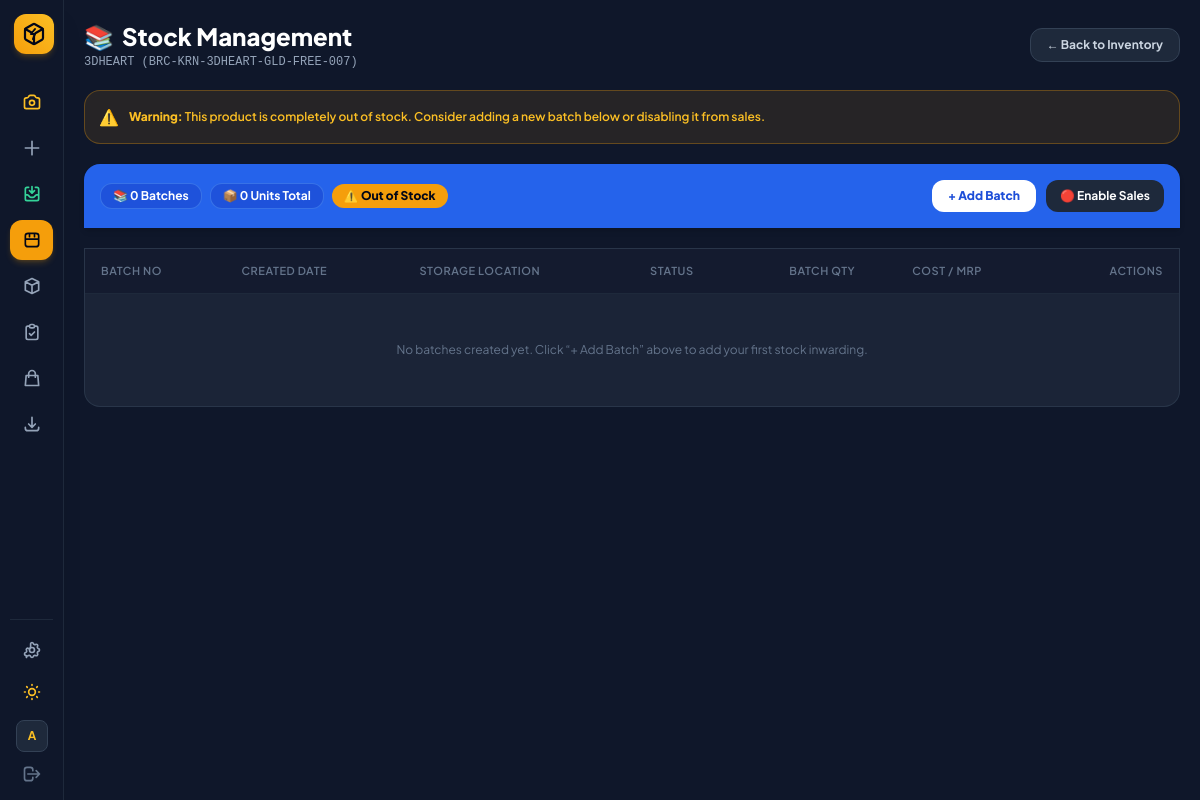
Page /products/7/batches/ (signed in) on the committed database.
### sku_manager/models.py (models this page shows, shortened)
class JewelrySKU(models.Model):
    CATEGORY_CHOICES = [
        ('APP', 'APP - Apparel / Clothing'),
        ('ACC', 'ACC - Accessories'),
        ('ELC', 'ELC - Electronics / Gadgets'),
        ('FTW', 'FTW - Footwear'),
        ('HOM', 'HOM - Home & Living'),
        ('BEA', 'BEA - Beauty & Care'),
        ('NCK', 'NCK - Necklace / Chain'),
        ('BGL', 'BGL - Bangles / Kada'),
        ('GEN', 'GEN - General Goods'),
    ]
    COLOR_CHOICES = [
        ('BLK', 'BLK - Black'),
        ('WHT', 'WHT - White'),
        ('BLU', 'BLU - Blue'),
        ('RED', 'RED - Red'),
        ('GRN', 'GRN - Green'),
        ('GLD', 'GLD - Gold'),
        ('SLV', 'SLV - Silver'),
        ('BRN', 'BRN - Brown'),
        ('MTC', 'MTC - Multi-Color'),
    ]
    category = models.CharField(max_length=10, choices=CATEGORY_CHOICES, default='GEN')
    style = models.CharField(max_length=20, default='STD')
    name = models.CharField(max_length=50, default='ITEM')
    color = models.CharField(max_length=20, choices=COLOR_CHOICES, default='BLK')
    size = models.CharField(max_length=20, default='FREE')
    number = models.CharField(max_length=10, default='001')
    sku = models.CharField(max_length=100, unique=True, editable=False)
    image = models.ImageField(upload_to='products/', null=True, blank=True)
    is_listed = models.BooleanField(default=True)
    batch_no = models.CharField(max_length=50, blank=True, default='')
    stock = models.PositiveIntegerField(default=0)
    storage_box = models.ForeignKey(StorageBox, on_delete=models.SET_NULL, null=True, blank=True, related_name='skus')
    section_name = models.CharField(max_length=50, blank=True, default='Main Section')
    purchase_price = models.DecimalField(max_digits=10, decimal_places=2, default=0.00)
    selling_price = models.DecimalField(max_digits=10, decimal_places=2, default=0.00)
    created_at = models.DateTimeField(auto_now_add=True)
    updated_at = models.DateTimeField(auto_now=True)
    class Meta:
        ordering = ['-created_at']

### sku_manager/views.py (the view)
# urls.py: path('products/<int:pk>/batches/', views.product_batches_view, name='product_batches'),
@login_required(login_url='login')
def product_batches_view(request, pk):
    product = get_object_or_404(JewelrySKU.objects.select_related('storage_box'), pk=pk)
    batches = product.batches.select_related('storage_box').order_by('-created_at')
    product.stock = product.batches.filter(status='active').aggregate(total=Sum('quantity'))['total'] or 0
    platform_prices = {price.platform_id: price.price for price in product.platform_prices.all()}
    return render(request, 'sku_manager/product_batches.html', {
        'product': product,
        'batches': batches,
        'boxes': get_all_boxes(),
        'platforms': get_or_seed_platforms(),
        'platform_prices': platform_prices,
        'suggested_batch': f"BAT-{datetime.now().strftime('%y%m%d-%H%M')}",
        'low_threshold': AppSettings.get_settings().low_stock_threshold,
        'active_page': 'stock_list',
    })

### templates/sku_manager/product_batches.html (shortened to what this page needs)
{% extends "sku_manager/base.html" %}
{% block content %}
<div class="space-y-5 max-w-7xl mx-auto">
  <header class="flex flex-col sm:flex-row sm:items-center justify-between gap-3">
    <div><h1 class="text-2xl font-black text-slate-900 dark:text-white flex items-center gap-2"><span class="text-blue-500">📚</span> Stock Management</h1><p class="text-xs text-slate-500 dark:text-slate-400 font-mono mt-0.5">{{ product.name }} <span class="text-slate-400">({{ product.sku }})</span></p></div>
    <a href="{% url 'stock_inventory_list' %}" class="bg-white dark:bg-slate-800 border border-slate-200 dark:border-slate-700 text-slate-700 dark:text-slate-300 font-bold px-4 py-2 rounded-xl text-xs hover:bg-slate-50 transition">← Back to Inventory</a>
  </header>
  {% if product.stock == 0 %}<div class="p-3.5 rounded-2xl bg-amber-500/10 border border-amber-500/30 text-amber-700 dark:text-amber-400 text-xs font-semibold flex items-center gap-2.5 shadow-xs"><span class="text-base">⚠️</span><span><strong>Warning:</strong> This product is completely out of stock. Consider adding a new batch below or disabling it from sales.</span></div>{% endif %}
  <section class="bg-blue-600 text-white rounded-t-2xl p-4 flex flex-col md:flex-row items-start md:items-center justify-between gap-3 shadow-md">
    <div class="flex items-center gap-2 flex-wrap">
      <span class="bg-blue-700/80 border border-blue-400/40 px-3 py-1 rounded-xl text-xs font-bold">📚 {{ batches.count }} Batches</span>
      <span class="bg-blue-700/80 border border-blue-400/40 px-3 py-1 rounded-xl text-xs font-bold">📦 {{ product.stock }} Units Total</span>
      {% if product.stock == 0 %}<span class="bg-amber-500 text-slate-950 px-3 py-1 rounded-xl text-xs font-black">⚠️ Out of Stock</span>{% else %}<span class="bg-emerald-500 text-slate-950 px-3 py-1 rounded-xl text-xs font-black">✓ In Stock</span>{% endif %}
    </div>
    <div class="flex items-center gap-2.5">
      <button type="button" onclick="openAddBatchModal()" class="bg-white hover:bg-slate-100 text-blue-700 font-extrabold px-4 py-2 rounded-xl text-xs transition shadow-xs">+ Add Batch</button>
      <a href="{% url 'toggle_product_sales' product.pk %}" class="{% if product.is_listed %}bg-emerald-400 text-slate-950{% else %}bg-slate-800 text-white{% endif %} font-bold px-3.5 py-2 rounded-xl text-xs transition shadow-xs">{% if product.is_listed %}🟢 Sales Enabled{% else %}🔴 Enable Sales{% endif %}</a>
    </div>
  </section>
  <div class="bg-white dark:bg-slate-800/80 border border-slate-200 dark:border-slate-700/60 rounded-b-2xl shadow-xs overflow-hidden">
    <div class="overflow-x-auto"><table class="w-full text-left text-xs text-slate-700 dark:text-slate-300">
      <thead class="bg-slate-50 dark:bg-slate-900/60 text-[11px] uppercase tracking-wider text-slate-400 dark:text-slate-500 border-b border-slate-200 dark:border-slate-800"><tr><th class="py-3.5 px-4 font-semibold">Batch No</th><th class="py-3.5 px-4 font-semibold">Created Date</th><th class="py-3.5 px-4 font-semibold">Storage Location</th><th class="py-3.5 px-4 font-semibold">Status</th><th class="py-3.5 px-4 font-semibold text-center">Batch Qty</th><th class="py-3.5 px-4 font-semibold">Cost / MRP</th><th class="py-3.5 px-4 text-right font-semibold">Actions</th></tr></thead>
      <tbody class="divide-y divide-slate-100 dark:divide-slate-800/60">
        {% for b in batches %}
        <tr class="hover:bg-slate-50 dark:hover:bg-slate-800/40 transition">
          <td class="py-3.5 px-4 font-mono font-bold"><span class="text-slate-900 dark:text-white">{{ b.batch_no }}</span>{% if forloop.first %}<span class="ml-2 bg-blue-100 dark:bg-blue-900/50 text-blue-700 dark:text-blue-300 border border-blue-300 dark:border-blue-700 text-[10px] px-2 py-0.5 rounded-md font-bold uppercase tracking-wider">Latest</span>{% endif %}</td>
          <td class="py-3.5 px-4 text-slate-500 dark:text-slate-400 font-mono">{{ b.created_at|date:"d M, Y" }}</td>
          <td class="py-3.5 px-4">{% if b.storage_box %}<span class="inline-flex items-center gap-1.5 px-2.5 py-0.5 rounded-lg text-xs font-bold bg-slate-100 dark:bg-slate-900">📍 {{ b.storage_box.name }} • {{ b.section_name|default:"Main" }}</span>{% else %}<span class="text-slate-400 italic">Unassigned</span>{% endif %}</td>
          <td class="py-3.5 px-4 font-mono">{% if b.status == 'active' %}<span class="text-emerald-600 dark:text-emerald-400 font-bold bg-emerald-50 dark:bg-emerald-950/40 px-2 py-0.5 rounded border border-emerald-200 dark:border-emerald-900">ACTIVE</span>{% else %}<span class="text-slate-400 font-bold bg-slate-100 dark:bg-slate-900 px-2 py-0.5 rounded border border-slate-300 dark:border-slate-800">DISABLED</span>{% endif %}</td>
          <td class="py-3.5 px-4 text-center font-mono font-bold text-sm text-slate-900 dark:text-white">{{ b.quantity }}</td>
          <td class="py-3.5 px-4 font-mono"><div>Cost: ₹{{ b.purchase_price }}</div><div class="text-emerald-600 dark:text-emerald-400 font-bold">MRP: ₹{{ b.selling_price }}</div></td>
          <td class="py-3.5 px-4 text-right"><button type="button" onclick="openEditBatchModal(this)" data-batch-id="{{ b.id }}" data-batch-no="{{ b.batch_no }}" data-quantity="{{ b.quantity }}" data-cost="{{ b.purchase_price }}" data-mrp="{{ b.selling_price }}" data-box-id="{{ b.storage_box_id|default:'' }}" data-section="{{ b.section_name }}" data-status="{{ b.status }}" class="bg-slate-100 dark:bg-slate-900 hover:bg-slate-200 dark:hover:bg-slate-800 text-slate-700 dark:text-slate-300 font-bold px-3 py-1 rounded-lg border border-slate-300 dark:border-slate-700 text-xs transition">✏️ Edit</button></td>
        </tr>
        {% empty %}<tr><td colspan="7" class="text-center py-12 text-slate-400 dark:text-slate-500">No batches created yet. Click “+ Add Batch” above to add your first stock inwarding.</td></tr>{% endfor %}
      </tbody>
    </table></div>
  </div>
</div>
{% endblock %}

### templates/sku_manager/base.html (shortened to what this page needs)
<!DOCTYPE html>
<html lang="en" class="dark">
<head>
  <script src="https://cdn.tailwindcss.com"></script>
</head>
<body class="bg-slate-100 text-slate-800 dark:bg-slate-900 dark:text-slate-100 min-h-screen flex antialiased transition-colors duration-200">
  <aside class="group fixed left-0 top-0 z-40 h-screen w-16 hover:w-60 transition-all duration-300 ease-in-out bg-white border-r border-slate-200 dark:bg-slate-900 dark:border-slate-800 flex flex-col justify-between p-2.5 shadow-xl overflow-hidden">
    <div class="space-y-6">
      <a href="" class="flex items-center gap-3 px-1 py-1">
        <div class="w-10 h-10 min-w-[40px] rounded-xl bg-gradient-to-tr from-amber-500 to-amber-400 flex items-center justify-center shadow-md shadow-amber-500/20 text-slate-950">
        </div>
      </a>
      <nav class="space-y-1.5">
        <a href="{% url 'sku_scanner' %}" title="Camera Scanner"
          class="flex items-center gap-3.5 px-3 py-2.5 rounded-xl transition {% if active_page == 'scanner' %}bg-amber-500 text-slate-950 font-bold shadow-md shadow-amber-500/20{% else %}text-amber-600 dark:text-amber-400 hover:bg-slate-100 dark:hover:bg-slate-800{% endif %}">
        </a>
        <a href="{% url 'product_create' %}" title="Add New Product"
          class="flex items-center gap-3.5 px-3 py-2.5 rounded-xl transition {% if active_page == 'product_create' %}bg-amber-500 text-slate-950 font-bold shadow-md shadow-amber-500/20{% else %}text-slate-600 dark:text-slate-400 hover:bg-slate-100 dark:hover:bg-slate-800 dark:hover:text-white{% endif %}">
          <svg class="w-5 h-5 min-w-[20px]" fill="none" stroke="currentColor" viewBox="0 0 24 24"><path stroke-linecap="round" stroke-linejoin="round" stroke-width="2" d="M12 4v16m8-8H4"></path></svg>
        </a>
        <a href="{% url 'stock_inward' %}" title="Inward Stock & Batch"
          class="flex items-center gap-3.5 px-3 py-2.5 rounded-xl transition {% if active_page == 'stock_inward' %}bg-amber-500 text-slate-950 font-bold shadow-md shadow-amber-500/20{% else %}text-emerald-600 dark:text-emerald-400 hover:bg-slate-100 dark:hover:bg-slate-800 dark:hover:text-white{% endif %}">
        </a>
        <a href="{% url 'stock_inventory_list' %}" title="Inventory Stock List"
          class="flex items-center gap-3.5 px-3 py-2.5 rounded-xl transition {% if active_page == 'stock_list' or active_page == 'inventory' %}bg-amber-500 text-slate-950 font-bold shadow-md shadow-amber-500/20{% else %}text-slate-600 dark:text-slate-400 hover:bg-slate-100 dark:hover:bg-slate-800 dark:hover:text-white{% endif %}">
          <svg class="w-5 h-5 min-w-[20px]" fill="none" stroke="currentColor" viewBox="0 0 24 24"><path stroke-linecap="round" stroke-linejoin="round" stroke-width="2" d="M4 7v10c0 2 1.5 3 3.5 3h9c2 0 3.5-1 3.5-3V7c0-2-1.5-3-3.5-3h-9C5.5 4 4 5 4 7zm0 4h16M9 4v4m6-4v4"></path></svg>
        </a>
        <a href="{% url 'box_manager' %}" title="Storage Boxes"
          class="flex items-center gap-3.5 px-3 py-2.5 rounded-xl transition {% if active_page == 'boxes' %}bg-amber-500 text-slate-950 font-bold shadow-md shadow-amber-500/20{% else %}text-slate-600 dark:text-slate-400 hover:bg-slate-100 dark:hover:bg-slate-800 dark:hover:text-white{% endif %}">
          <svg class="w-5 h-5 min-w-[20px]" fill="none" stroke="currentColor" viewBox="0 0 24 24"><path stroke-linecap="round" stroke-linejoin="round" stroke-width="2" d="M20 7l-8-4-8 4m16 0l-8 4m8-4v10l-8 4m0-10L4 7m8 4v10M4 7v10l8 4"></path></svg>
        </a>
        <a href="{% url 'dispatch_logs' %}" title="Dispatch Logs"
          class="flex items-center gap-3.5 px-3 py-2.5 rounded-xl transition {% if active_page == 'dispatch_logs' %}bg-amber-500 text-slate-950 font-bold shadow-md shadow-amber-500/20{% else %}text-slate-600 dark:text-slate-400 hover:bg-slate-100 dark:hover:bg-slate-800 dark:hover:text-white{% endif %}">
          <svg class="w-5 h-5 min-w-[20px]" fill="none" stroke="currentColor" viewBox="0 0 24 24"><path stroke-linecap="round" stroke-linejoin="round" stroke-width="2" d="M9 5H7a2 2 0 00-2 2v12a2 2 0 002 2h10a2 2 0 002-2V7a2 2 0 00-2-2h-2M9 5a2 2 0 002 2h2a2 2 0 002-2M9 5a2 2 0 012-2h2a2 2 0 012 2m-6 9l2 2 4-4"></path></svg>
        </a>
        <a href="{% url 'platform_manager' %}" title="Marketplace Channels"
          class="flex items-center gap-3.5 px-3 py-2.5 rounded-xl transition {% if active_page == 'platforms' %}bg-amber-500 text-slate-950 font-bold shadow-md shadow-amber-500/20{% else %}text-slate-600 dark:text-slate-400 hover:bg-slate-100 dark:hover:bg-slate-800 dark:hover:text-white{% endif %}">
          <svg class="w-5 h-5 min-w-[20px]" fill="none" stroke="currentColor" viewBox="0 0 24 24"><path stroke-linecap="round" stroke-linejoin="round" stroke-width="2" d="M16 11V7a4 4 0 00-8 0v4M5 9h14l1 12H4L5 9z"></path></svg>
        </a>
        <a href="{% url 'sku_export_csv' %}" title="Export CSV"
          class="flex items-center gap-3.5 px-3 py-2.5 rounded-xl transition text-slate-600 dark:text-slate-400 hover:bg-slate-100 dark:hover:bg-slate-800 dark:hover:text-white">
          <svg class="w-5 h-5 min-w-[20px]" fill="none" stroke="currentColor" viewBox="0 0 24 24"><path stroke-linecap="round" stroke-linejoin="round" stroke-width="2" d="M4 16v1a3 3 0 003 3h10a3 3 0 003-3v-1m-4-4l-4 4m0 0l-4-4m4 4V4"></path></svg>
        </a>
      </nav>
    </div>
    <div class="space-y-1.5 pt-3 border-t border-slate-200 dark:border-slate-800">
      <a href="{% url 'app_settings' %}" title="System Settings"
        class="flex items-center gap-3.5 px-3 py-2 rounded-xl transition {% if active_page == 'settings' %}bg-amber-500 text-slate-950 font-bold shadow-md shadow-amber-500/20{% else %}text-slate-600 dark:text-slate-400 hover:bg-slate-100 dark:hover:bg-slate-800 dark:hover:text-white{% endif %}">
      </a>
      <button id="themeToggleBtn" type="button" title="Switch Theme"
        class="w-full flex items-center gap-3.5 px-3 py-2 rounded-xl text-slate-600 dark:text-slate-400 hover:bg-slate-100 dark:hover:bg-slate-800 transition">
      </button>
      {% if request.user.is_authenticated %}
      <div class="flex items-center gap-3 px-1.5 pt-1 overflow-hidden">
        <div class="w-8 h-8 min-w-[32px] rounded-lg bg-slate-200 dark:bg-slate-800 border border-slate-300 dark:border-slate-700 flex items-center justify-center font-bold text-amber-600 dark:text-amber-400 text-xs">
          {{ request.user.username|slice:":1"|upper }}
        </div>
      </div>
      <a href="{% url 'logout' %}" title="Log Out"
        class="flex items-center gap-3 px-3 py-1.5 rounded-xl text-slate-500 hover:bg-rose-500/10 hover:text-rose-500 transition">
        <svg class="w-5 h-5 min-w-[20px]" fill="none" stroke="currentColor" viewBox="0 0 24 24">
          <path stroke-linecap="round" stroke-linejoin="round" stroke-width="2" d="M17 16l4-4m0 0l-4-4m4 4H7m6 4v1a3 3 0 01-3 3H6a3 3 0 01-3-3V7a3 3 0 013-3h4a3 3 0 013 3v1"></path>
        </svg>
      </a>
      {% endif %}
    </div>
  </aside>
  <main class="flex-1 ml-16 p-4 sm:p-5 min-h-screen transition-all duration-300">
    <div class="w-full space-y-4">
      {% block content %}{% endblock %}
    </div>
  </main>
</body>
</html>

### rows in the picture
JewelrySKU: name "3DHEART", sku "BRC-KRN-3DHEART-GLD-FREE-007", stock "0"

### other values in the picture
{{ request.user.username|slice:":1"|upper }} "A"
{{ batches.count }} "0"
